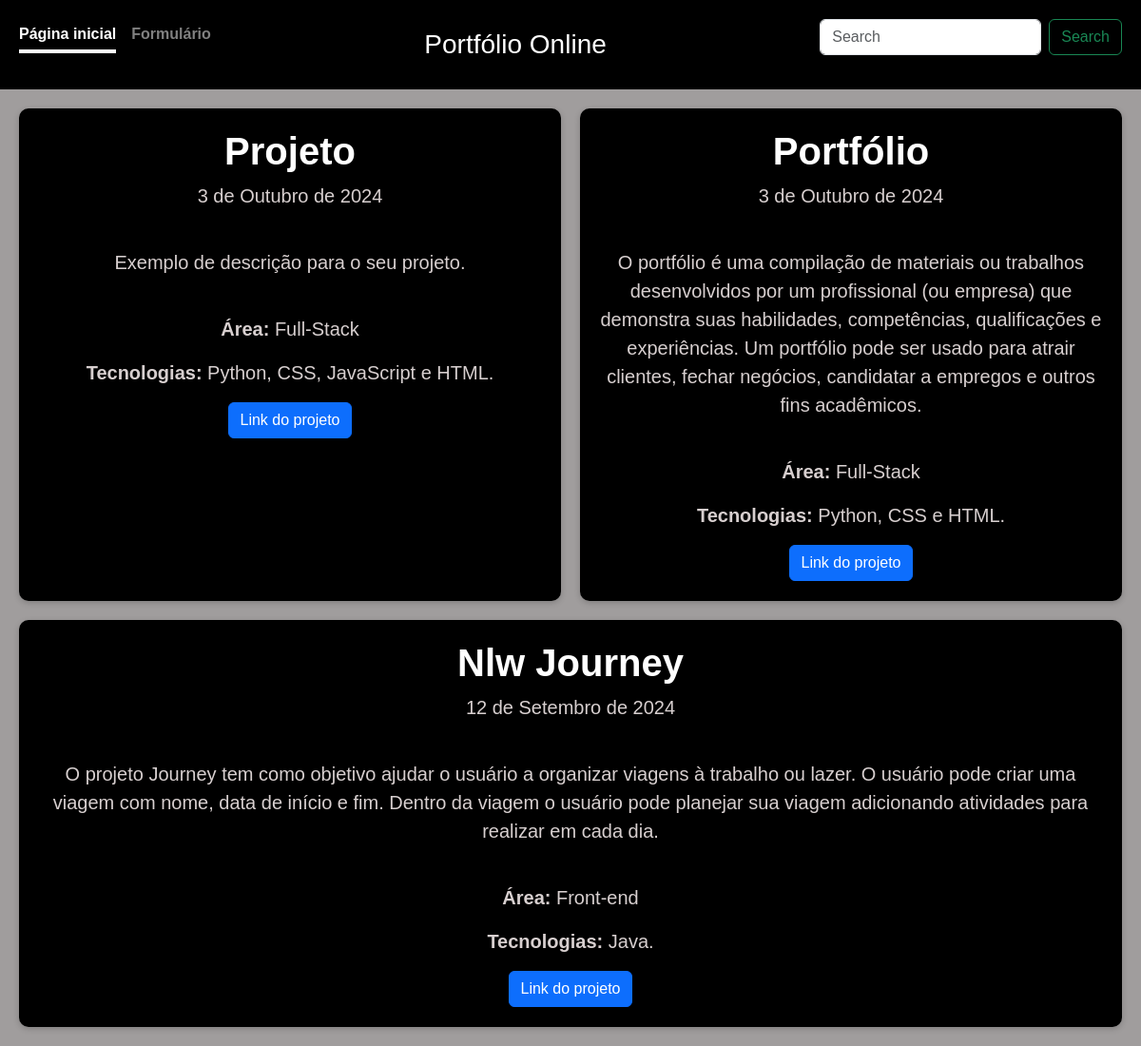
Page /resultados/ on the committed database.
### App/models.py (models this page shows, shortened)
class Portfolio(models.Model):
    id = models.AutoField(primary_key=True)
    name = models.CharField(max_length=200, verbose_name="Nome do Projeto", blank=True, null=True, default='')
    data = models.DateField(blank=True, null=True, verbose_name="Data do Projeto")
    descricao = models.CharField(max_length=500 ,blank=True, null=False, verbose_name="Descrição", help_text='Maximo de caracteres são 500')
    link = models.CharField(max_length=100, blank=True, null=True, verbose_name="Link")
    nome = models.ForeignKey(Nome, on_delete=models.PROTECT, related_name='app_nome', verbose_name='Área', blank=True, null=True)
    python = models.BooleanField(default=False, blank=True, null=False)
    java = models.BooleanField(default=False, blank=True, null=False)
    css = models.BooleanField(default=False, blank=True, null=False)
    html = models.BooleanField(default=False, blank=True, null=False)
    javascript = models.BooleanField(default=False, blank=True, null=False)
    c = models.BooleanField(default=False, blank=True, null=False)

class Nome(models.Model):
    id = models.AutoField(primary_key=True)
    name = models.CharField(max_length=200, verbose_name="Area", null=True, blank=True)
    def __str__(self):
        return self.name

### App/views.py (the view)
# urls.py: path('resultados/', projeto_view, name='projeto_view'),
def projeto_view(request):
    projeto = Portfolio.objects.all()
    search = request.GET.get('search')
    if search:
        projeto = Portfolio.objects.filter(name__contains= search)
    return render(request, 'resultados.html', {'projeto' : projeto})

### App/templates/resultados.html (shortened to what this page needs)
{% extends "formulario.html" %}
{% load static %}
{% block content %}
<link href="https://cdn.jsdelivr.net/npm/bootstrap@5.3.3/dist/css/bootstrap.min.css" rel="stylesheet">
<link rel="stylesheet" href="{% static "css/style.css"%}">
<body>
    <header class="mb-auto">
        <div>
          <nav class="nav nav-masthead justify-content-center float-md-end">
            <a class="nav-link active" aria-current="page" href="{% url 'projeto_view' %}">Página inicial</a>
            <a class="nav-link" href="{% url 'form_view' %}">Formulário</a>
          </nav>
        </div>
        <h3 class="float-md-start mb-0">Portfólio Online</h3>
        <form class="d-flex" method="GET" action="{% url 'projeto_view' %}">
            <input class="form-control me-2" type="search" name="search" placeholder="Search" aria-label="Search">
            <button class="btn btn-outline-success" type="submit">Search</button>
        </form>
    </header>
  <main class="card-container">
    {% if projeto %}
        {% for projetos in projeto %}
        <div class="card text-center" style="width: 40rem">
            <div class="card-body">
                <h2 class="card-title">{{ projetos.name }} </h2>
                <p class="card-text">{{ projetos.data }} </p>  <br>
                <p class="card-text">{{ projetos.descricao }} </p>  <br>
                <p class="card-text"><strong> Área: </strong> {{ projetos.nome }} <p>
                <p class="card-text">  <strong> Tecnologias: </strong>
                    {% if projetos.python and projetos.java and projetos.css and projetos.c and projetos.javascript and projetos.html %}
                        Python, Java, CSS, C, JavaScript e HTML.
                    {% elif projetos.python and projetos.java and projetos.css and projetos.c and projetos.javascript %}
                        Python, Java, CSS, C e JavaScript.
                    {% elif projetos.python and projetos.java and projetos.css and projetos.c and projetos.html %}
                        Python, Java, CSS, C e HTML.
                    {% elif projetos.python and projetos.java and projetos.css and projetos.javascript and projetos.html %}
                        Python, Java, CSS, JavaScript e HTML.
                    {% elif projetos.python and projetos.java and projetos.css and projetos.c %}
                        Python, Java, CSS e C.
                    {% elif projetos.python and projetos.java and projetos.css and projetos.javascript %}
                        Python, Java, CSS e JavaScript.
                    {% elif projetos.python and projetos.java and projetos.css and projetos.html %}
                        Python, Java, CSS e HTML.
                    {% elif projetos.python and projetos.java and projetos.c and projetos.javascript %}
                        Python, Java, C e JavaScript.
                    {% elif projetos.python and projetos.java and projetos.c and projetos.html %}
                        Python, Java, C e HTML.
                    {% elif projetos.python and projetos.java and projetos.javascript and projetos.html %}
                        Python, Java, JavaScript e HTML.
                    {% elif projetos.python and projetos.css and projetos.c and projetos.javascript %}
                        Python, CSS, C e JavaScript.
                    {% elif projetos.python and projetos.css and projetos.c and projetos.html %}
                        Python, CSS, C e HTML.
                    {% elif projetos.python and projetos.css and projetos.javascript and projetos.html %}
                        Python, CSS, JavaScript e HTML.
                    {% elif projetos.python and projetos.c and projetos.javascript and projetos.html %}
                        Python, C, JavaScript e HTML.
                    {% elif projetos.java and projetos.css and projetos.c and projetos.javascript %}
                        Java, CSS, C e JavaScript.
                    {% elif projetos.java and projetos.css and projetos.c and projetos.html %}
                        Java, CSS, C e HTML.
                    {% elif projetos.java and projetos.css and projetos.javascript and projetos.html %}
                        Java, CSS, JavaScript e HTML.
                    {% elif projetos.java and projetos.c and projetos.javascript and projetos.html %}
                        Java, C, JavaScript e HTML.
                    {% elif projetos.css and projetos.c and projetos.javascript and projetos.html %}
                        CSS, C, JavaScript e HTML.
                    {% elif projetos.python and projetos.java and projetos.css %}
                        Python, Java e CSS.
                    {% elif projetos.python and projetos.java and projetos.c %}
                        Python, Java e C.
                    {% elif projetos.python and projetos.java and projetos.javascript %}
                        Python, Java e JavaScript.
                    {% elif projetos.python and projetos.java and projetos.html %}
                        Python, Java e HTML.
                    {% elif projetos.python and projetos.css and projetos.c %}
                        Python, CSS e C.
                    {% elif projetos.python and projetos.css and projetos.javascript %}
                        Python, CSS e JavaScript.
                    {% elif projetos.python and projetos.css and projetos.html %}
                        Python, CSS e HTML.
                    {% elif projetos.python and projetos.c and projetos.javascript %}
                        Python, C e JavaScript.
                    {% elif projetos.python and projetos.c and projetos.html %}
                        Python, C e HTML.
                    {% elif projetos.python and projetos.javascript and projetos.html %}
                        Python, JavaScript e HTML.
                    {% elif projetos.java and projetos.css and projetos.c %}
                        Java, CSS e C.
                    {% elif projetos.java and projetos.css and projetos.javascript %}
                        Java, CSS e JavaScript.
                    {% elif projetos.java and projetos.css and projetos.html %}
                        Java, CSS e HTML.
                    {% elif projetos.java and projetos.c and projetos.javascript %}
                        Java, C e JavaScript.
                    {% elif projetos.java and projetos.c and projetos.html %}
                        Java, C e HTML.
                    {% elif projetos.java and projetos.javascript and projetos.html %}
                        Java, JavaScript e HTML.
                    {% elif projetos.css and projetos.c and projetos.javascript %}
                        CSS, C e JavaScript.
                    {% elif projetos.css and projetos.c and projetos.html %}
                        CSS, C e HTML.
                    {% elif projetos.css and projetos.javascript and projetos.html %}
                        CSS, JavaScript e HTML.
                    {% elif projetos.c and projetos.javascript and projetos.html %}
                        C, JavaScript e HTML.
                    {% elif projetos.python and projetos.java %}
                        Python e Java.
                    {% elif projetos.python and projetos.css %}
                        Python e CSS.
                    {% elif projetos.python and projetos.c %}
                        Python e C.
                    {% elif projetos.python and projetos.javascript %}
                        Python e JavaScript.
                    {% elif projetos.python and projetos.html %}
                        Python e HTML.
                    {% elif projetos.java and projetos.css %}
                        Java e CSS.
                    {% elif projetos.java and projetos.c %}
                        Java e C.
                    {% elif projetos.java and projetos.javascript %}
                        Java e JavaScript.
                    {% elif projetos.java and projetos.html %}
                        Java e HTML.
                    {% elif projetos.css and projetos.c %}
                        CSS e C.
                    {% elif projetos.css and projetos.javascript %}
                        CSS e JavaScript.
                    {% elif projetos.css and projetos.html %}
                        CSS e HTML.
                    {% elif projetos.c and projetos.javascript %}
                        C e JavaScript.
                    {% elif projetos.c and projetos.html %}
                        C e HTML.
                    {% elif projetos.javascript and projetos.html %}
                        JavaScript e HTML.
                    {% elif projetos.python %}
                        Python.
                    {% elif projetos.java %}
                        Java.
                    {% elif projetos.css %}
                        CSS.
                    {% elif projetos.c %}
                        C.
                    {% elif projetos.javascript %}
                        JavaScript.
                    {% elif projetos.html %}
                        HTML.
                    {% else %}
                        Nenhuma tecnologia foi selecionada.
                    {% endif %}
                 </p>
                 <a href="{{ projetos.link}}" target="_blank" class="btn btn-primary">Link do projeto</a>
            </div>
        </div>
        {% endfor %}
    {% endif %}
    </main>
</body>
</html>
{% endblock content %}

### App/templates/formulario.html (shortened to what this page needs)
{% load crispy_forms_tags %}
{% load static %}
{% block content %}{% endblock %}

### static/css/style.css (style rules this page uses)
body { background-color: #a09d9d; margin: 0; font-family: Arial, sans-serif; }
.card-container { display: flex; flex-wrap: wrap; gap: 20px; margin: 0 auto; padding: 20px; max-width: 1200px; }
.card { flex: 1 1 calc(100% - 20px); box-sizing: border-box; background-color: #000000; color: white; border-radius: 10px; overflow: hidden; box-shadow: 0 2px 6px rgba(0, 0, 0, 0.2); transition: box-shadow 0.3s ease, transform 0.3s ease; }
.card-body { padding: 20px; text-align: center; }
.card-body h2 { font-size: 40px; font-weight: 600; }
.card-body p { color: #d7cfcf; font-weight: normal; font-size: 20px; }
@media (max-width: 1200px) { .card { flex: 1 1 calc(50% - 20px); } }
header { color: #fff; text-align: center; padding: 10px; }
form { padding: 10px; }
header h3 { display: flex; align-items: center; }
.nav-masthead { padding: 10px; }
.mb-auto { display: flex; background-color: black; justify-content: space-between; }
.nav-masthead .nav-link { padding: .25rem 0; font-weight: 700; color: rgba(255, 255, 255, .5); background-color: transparent; border-bottom: .25rem solid transparent; }
.nav-masthead .nav-link + .nav-link { margin-left: 1rem; }
.nav-masthead .active { color: #fff; border-bottom-color: #fff; }

### rows in the picture
Portfolio: name "Projeto", data "3 de Outubro de 2024", descricao "Exemplo de descrição para o seu projeto.", nome "Full-Stack", python "Python, CSS, JavaScript e HTML."
Portfolio: name "Portfólio", data "3 de Outubro de 2024", descricao "O portfólio é uma compilação de materiais ou trabalhos desenvolvidos por um profissional (ou empresa) que demonstra suas habilidades, competências, qualificações e experiências. Um portfólio pode ser usado para atrair clientes, fechar negócios, candidatar a empregos e outros fins acadêmicos.", nome "Full-Stack", python "Python, CSS e HTML."
Portfolio: name "Nlw Journey", data "12 de Setembro de 2024", descricao "O projeto Journey tem como objetivo ajudar o usuário a organizar viagens à trabalho ou lazer. O usuário pode criar uma viagem com nome, data de início e fim. Dentro da viagem o usuário pode planejar sua viagem adicionando atividades para realizar em cada dia.", nome "Front-end", python "Java."
